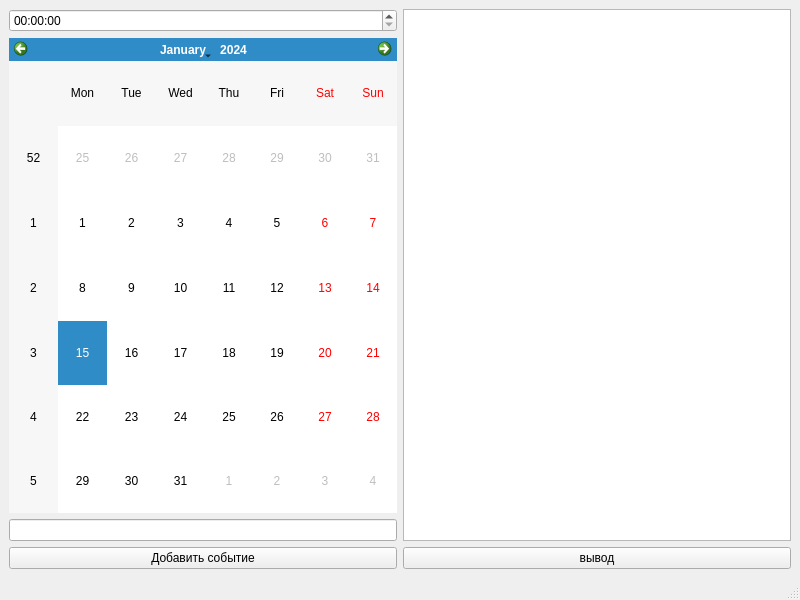
<?xml version="1.0" encoding="UTF-8"?>
<ui version="4.0">
 <class>MainWindow</class>
 <widget class="QMainWindow" name="MainWindow">
  <property name="geometry">
   <rect>
    <x>0</x>
    <y>0</y>
    <width>800</width>
    <height>600</height>
   </rect>
  </property>
  <property name="windowTitle">
   <string>MainWindow</string>
  </property>
  <widget class="QWidget" name="centralwidget">
   <layout class="QGridLayout" name="gridLayout_2">
    <item row="3" column="0">
     <widget class="QPushButton" name="addEventBtn">
      <property name="text">
       <string>Добавить событие</string>
      </property>
     </widget>
    </item>
    <item row="0" column="0">
     <widget class="QTimeEdit" name="timeEdit"/>
    </item>
    <item row="1" column="0">
     <widget class="QCalendarWidget" name="calendarWidget"/>
    </item>
    <item row="2" column="0">
     <widget class="QLineEdit" name="lineEdit"/>
    </item>
    <item row="0" column="1" rowspan="3">
     <widget class="QListWidget" name="eventList"/>
    </item>
    <item row="3" column="1">
     <widget class="QPushButton" name="outputButton">
      <property name="text">
       <string>вывод</string>
      </property>
     </widget>
    </item>
   </layout>
  </widget>
  <widget class="QMenuBar" name="menubar">
   <property name="geometry">
    <rect>
     <x>0</x>
     <y>0</y>
     <width>800</width>
     <height>21</height>
    </rect>
   </property>
  </widget>
  <widget class="QStatusBar" name="statusbar"/>
 </widget>
 <resources/>
 <connections/>
</ui>
